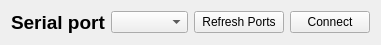
   <widget class="QWidget" name="layoutWidget">
    <property name="geometry">
     <rect>
      <x>10</x>
      <y>10</y>
      <width>381</width>
      <height>31</height>
     </rect>
    </property>
    <layout class="QHBoxLayout" name="horizontalLayout">
     <item>
      <widget class="QLabel" name="SerialPortText">
       <property name="minimumSize">
        <size>
         <width>94</width>
         <height>0</height>
        </size>
       </property>
       <property name="maximumSize">
        <size>
         <width>94</width>
         <height>16777215</height>
        </size>
       </property>
       <property name="text">
        <string>&lt;html&gt;&lt;head/&gt;&lt;body&gt;&lt;p&gt;&lt;span style=&quot; font-size:14pt; font-weight:600;&quot;&gt;Serial port&lt;/span&gt;&lt;/p&gt;&lt;/body&gt;&lt;/html&gt;</string>
       </property>
      </widget>
     </item>
     <item>
      <widget class="QComboBox" name="PortComboBox"/>
     </item>
     <item>
      <widget class="QPushButton" name="RefreshPortsButton">
       <property name="minimumSize">
        <size>
         <width>90</width>
         <height>0</height>
        </size>
       </property>
       <property name="text">
        <string>Refresh Ports</string>
       </property>
      </widget>
     </item>
     <item>
      <widget class="QPushButton" name="ArduinoConnectButton">
       <property name="text">
        <string>Connect</string>
       </property>
      </widget>
     </item>
    </layout>
   </widget>
